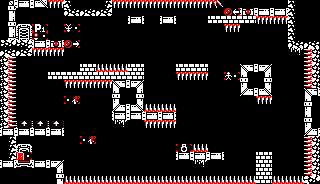

A 2D game scene composited from a Tiled map and its tileset images. What follows is a short description and the map's XML, with every tile layer's data as written:
An orthogonal 20x23 tile map with 16x8 px tiles, 1 tile layer (Map Layer), 2 tilesets.

<map version="1.10" tiledversion="1.11.2" orientation="orthogonal" renderorder="right-down" width="20" height="23" tilewidth="16" tileheight="8" infinite="0" nextlayerid="2" nextobjectid="1">
 <tileset firstgid="1" source="AllPatterns.tsx" />
 <tileset firstgid="513" source="Menu_tileset.tsx" />
 <layer id="1" name="Map Layer" width="20" height="23">
  <data encoding="csv">
27,18,28,40,6,1,7,40,40,40,40,40,40,46,1,1,1,1,6,1,
25,1,1,1,10,31,11,1,1,1,1,1,1,1,89,34,18,18,6,1,
22,1,1,1,1,1,1,1,18,1,18,1,1,16,16,16,40,40,6,1,
25,5,101,1,97,1,1,1,1,1,1,1,1,1,40,1,1,1,6,1,
22,4,93,1,1,1,1,1,1,1,1,1,1,1,1,1,1,1,6,1,
30,9,18,34,90,1,1,1,1,1,1,1,1,1,1,1,1,1,10,31,
31,11,40,40,1,1,1,1,1,1,1,1,1,1,1,1,1,1,3,41,
42,1,1,1,1,1,1,1,1,1,1,1,1,1,1,1,1,1,1,41,
42,1,1,1,1,16,39,39,16,1,1,16,16,1,1,17,19,1,1,41,
42,1,1,16,16,16,16,16,16,1,1,40,40,1,99,20,22,1,1,41,
42,1,1,1,40,40,40,17,19,1,1,1,1,1,1,23,25,1,1,41,
42,1,1,1,1,1,1,20,22,1,1,1,1,1,1,26,28,1,1,17,
42,1,1,1,96,1,1,23,25,1,1,1,1,1,1,1,40,1,1,20,
42,1,1,1,1,1,1,26,28,39,39,1,1,1,1,1,1,1,1,23,
42,1,1,1,1,1,1,18,18,18,18,1,1,1,1,1,1,1,1,20,
42,48,48,48,1,1,1,3,1,40,40,1,1,1,1,1,1,1,1,23,
18,18,18,18,1,1,1,1,1,1,1,1,1,1,1,1,1,1,1,26,
7,1,1,1,1,96,1,1,1,1,1,1,1,1,1,1,1,1,1,41,
7,5,1,1,1,1,1,1,1,1,1,102,39,1,1,1,1,1,1,41,
7,94,1,1,1,1,1,1,1,1,1,18,18,18,1,1,16,1,1,41,
18,32,18,19,1,1,1,1,1,1,1,1,3,1,1,1,16,1,1,41,
1,1,1,22,1,1,1,1,1,1,1,1,1,1,1,1,16,1,1,41,
1,1,1,25,39,39,39,39,39,39,39,39,39,39,39,39,16,39,39,8
</data>
 </layer>
</map>
